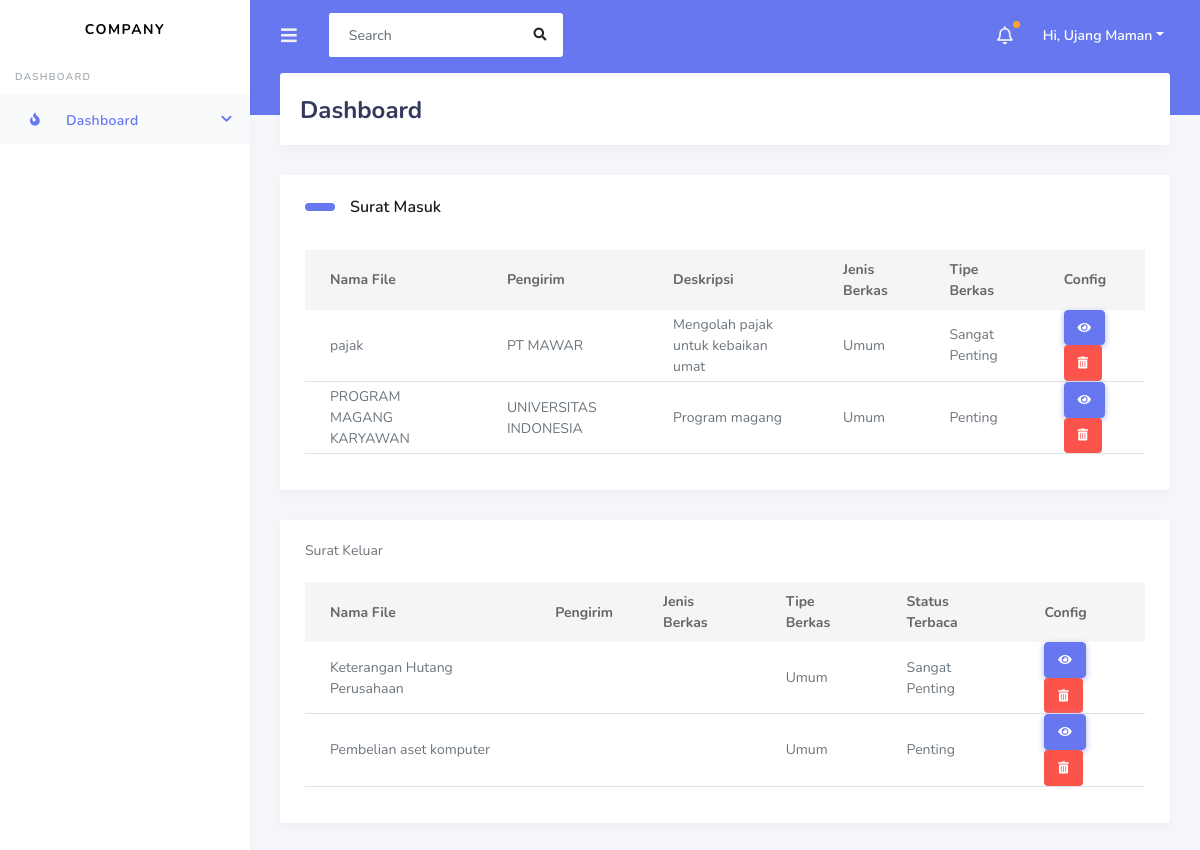
The page /super/users/super_user/ on the database its author committed.
### arsip/models.py (models this page shows, shortened)
class SuratMasuk(models.Model):
    TYPE_BERKAS = [('B', 'Biasa'), ('P', 'Penting'), ('SP', 'Sangat Penting')]
    file = models.ManyToManyField(File)
    fileName = models.CharField(max_length=40, default=file.name)
    jenisBerkas = models.ForeignKey(JenisBerkas, on_delete=models.CASCADE)
    typeBerkas = models.CharField(choices=TYPE_BERKAS, max_length=10, default='B')
    department = models.ManyToManyField(Department)
    upload_for = models.ManyToManyField(Pengguna, related_name='target')
    address_sender = models.CharField(max_length=160, null=True)
    sender = models.CharField(max_length=120, null=True)
    description = models.CharField(max_length=60)
    upload_by = models.ForeignKey(Pengguna, related_name='uploaded', on_delete=models.CASCADE)
    created_at = models.DateTimeField(default=timezone.now)
    url = models.CharField(null=True, max_length=40)
    reader = models.ManyToManyField(Pengguna, related_name='reader', blank=True)
    signature = models.ManyToManyField(Pengguna, related_name='signature', blank=True)
    approve_by = models.ManyToManyField(Pengguna, related_name='approved', blank=True)
    status = models.BooleanField(default=True)

class JenisBerkas(models.Model):
    jenisCode = models.CharField(max_length=6)
    jenisName = models.CharField(max_length=16)
    status = models.BooleanField(default=True)
    def __str__(self):
        return self.jenisName

class SuratKeluar(models.Model):
    TYPE_BERKAS = [('B', 'Biasa'), ('P', 'Penting'), ('SP', 'Sangat Penting')]
    file = models.ManyToManyField(File)
    fileName = models.CharField(max_length=120, default=file.name)
    jenisBerkas = models.ForeignKey(JenisBerkas, on_delete=models.CASCADE)
    typeBerkas = models.CharField(choices=TYPE_BERKAS, max_length=16,default='B')
    department = models.ManyToManyField(Department)
    destination_address = models.CharField(max_length=160, null=True)
    description = models.CharField(max_length=60)
    upload = models.ForeignKey(Pengguna, on_delete=models.CASCADE)
    created_at = models.DateTimeField(default=timezone.now)
    url = models.CharField(null=True, max_length=40)
    status = models.BooleanField(default=True)

### arsip/views.py (the view)
# urls.py: path('super/<str:department>/<str:divisi>/', rootDivisi),
def rootDivisi(request, department, divisi):
    if (request.method=='GET'):
        try:
            sm_list = SuratMasuk.objects.all()
            sk_list = SuratKeluar.objects.all()
            return render(request, 'root_division.html', context={
                'sm_list': sm_list,
                'sk_list': sk_list
            })
        except:
            print('EROR SAAT MENGAMBIL DATA DIVISI')
    return render(request, 'root.html', context={})

### arsip/templates/root_division.html (shortened to what this page needs)
{% extends 'base.html' %}
{% block content %}
<div id="app">
  <div class="main-wrapper">
    <div class="navbar-bg"></div>
    <nav class="navbar navbar-expand-lg main-navbar">
      <form class="form-inline mr-auto">
        <ul class="navbar-nav mr-3">
          <li><a href="#" data-toggle="sidebar" class="nav-link nav-link-lg"><i class="fas fa-bars"></i></a></li>
        </ul>
        <div class="search-element">
          <input class="form-control" type="search" placeholder="Search" aria-label="Search" data-width="250">
          <button class="btn" type="submit"><i class="fas fa-search"></i></button>
        </div>
      </form>
      <ul class="navbar-nav navbar-right">
        <li class="dropdown dropdown-list-toggle"><a href="#" data-toggle="dropdown" class="nav-link notification-toggle nav-link-lg beep"><i class="far fa-bell"></i></a>
        </li>
        <li class="dropdown"><a href="#" data-toggle="dropdown" class="nav-link dropdown-toggle nav-link-lg nav-link-user">
          <div class="d-sm-none d-lg-inline-block">Hi, Ujang Maman</div></a>
        </li>
      </ul>
    </nav>
    <div class="main-sidebar">
      <aside id="sidebar-wrapper">
        <div class="sidebar-brand">
          <a href="index.html">COMPANY</a>
        </div>
        <ul class="sidebar-menu">
            <li class="menu-header">Dashboard</li>
            <li class="nav-item dropdown active">
              <a href="#" class="nav-link has-dropdown"><i class="fas fa-fire"></i><span>Dashboard</span></a>
            </li>
        </ul>
      </aside>
    </div>
    <div class="main-content">
      <section class="section">
        <div class="section-header">
          <h1>Dashboard</h1>
        </div>
        <div class="row">
          <div class="col-12">
            <div class="card">
              <div class="card-body">
                <div class="section-title mt-0">Surat Masuk</div>
                <table class="table table-hover">
                  <thead>
                    <tr>
                      <th scope="col">Nama File</th>
                      <th scope="col">Pengirim</th>
                      <th scope="col">Deskripsi</th>
                      <th scope="col">Jenis Berkas</th>
                      <th scope="col">Tipe Berkas</th>
                      <th scope="col">Config</th>
                      <br>
                    </tr>
                  </thead>
                  <tbody>
                    {% for i in sm_list %}
                    <tr>
                      <td>{{ i.fileName }}</td>
                      <td>{{ i.sender}} </td>
                      <td>{{ i.description}} </td>
                      <td>{{ i.jenisBerkas}} </td>
                      <td>{{ i.get_typeBerkas_display }} </td>
                      <td>
                        <form method="/delete/">
                          <a href="{{i.fileName}}" class="btn btn-primary"><i class="fa fa-eye"></i></a>
                          <button class="btn bg-danger text-white"><i class="fa fa-trash-alt white" aria-hidden="true"></i></button>
                        </form>
                      </td>
                    </tr>
                    {% endfor %}
                  </tbody>
                </table>
              </div>
            </div>
          </div>
        </div>
        <div class="row">
          <div class="col-12">
            <div class="card">
              <div class="card-body">
                <div class="section-title-keluar mt-0">Surat Keluar</div>
                <table class="table table-hover">
                  <thead>
                    <tr>
                      <th scope="col">Nama File</th>
                      <th scope="col">Pengirim</th>
                      <th scope="col">Jenis Berkas</th>
                      <th scope="col">Tipe Berkas</th>
                      <th scope="col">Status Terbaca</th>
                      <th scope="col">Config</th>
                      <br>
                    </tr>
                  </thead>
                  <tbody>
                    {% for i in sk_list %}
                    <tr>
                      <td>{{i.fileName }}</td>
                      <td>{{ i.sender}} </td>
                      <td>{{ i.deskripsi}} </td>
                      <td>{{ i.jenisBerkas}} </td>
                      <td>{{ i.get_typeBerkas_display }} </td>
                      <td>
                        <form method="/delete/">
                          <a href="{{i.fileName}}" class="btn btn-primary"><i class="fa fa-eye"></i></a>
                          <button class="btn bg-danger text-white"><i class="fa fa-trash-alt white" aria-hidden="true"></i></button>
                        </form>
                      </td>
                    </tr>
                    {% endfor %}
                  </tbody>
                </table>
              </div>
            </div>
          </div>
        </div>
      </section>
    </div>
  </div>
</div>
{%load static%}
{% endblock %}

### rows shown on the page
SuratMasuk: fileName "pajak", sender "PT MAWAR", description "Mengolah pajak untuk kebaikan umat", jenisBerkas "Umum", typeBerkas "Sangat Penting"
SuratMasuk: fileName "PROGRAM MAGANG KARYAWAN", sender "UNIVERSITAS INDONESIA", description "Program magang", jenisBerkas "Umum", typeBerkas "Penting"
SuratKeluar: fileName "Keterangan Hutang Perusahaan", jenisBerkas "Umum", typeBerkas "Sangat Penting"
SuratKeluar: fileName "Pembelian aset komputer", jenisBerkas "Umum", typeBerkas "Penting"
